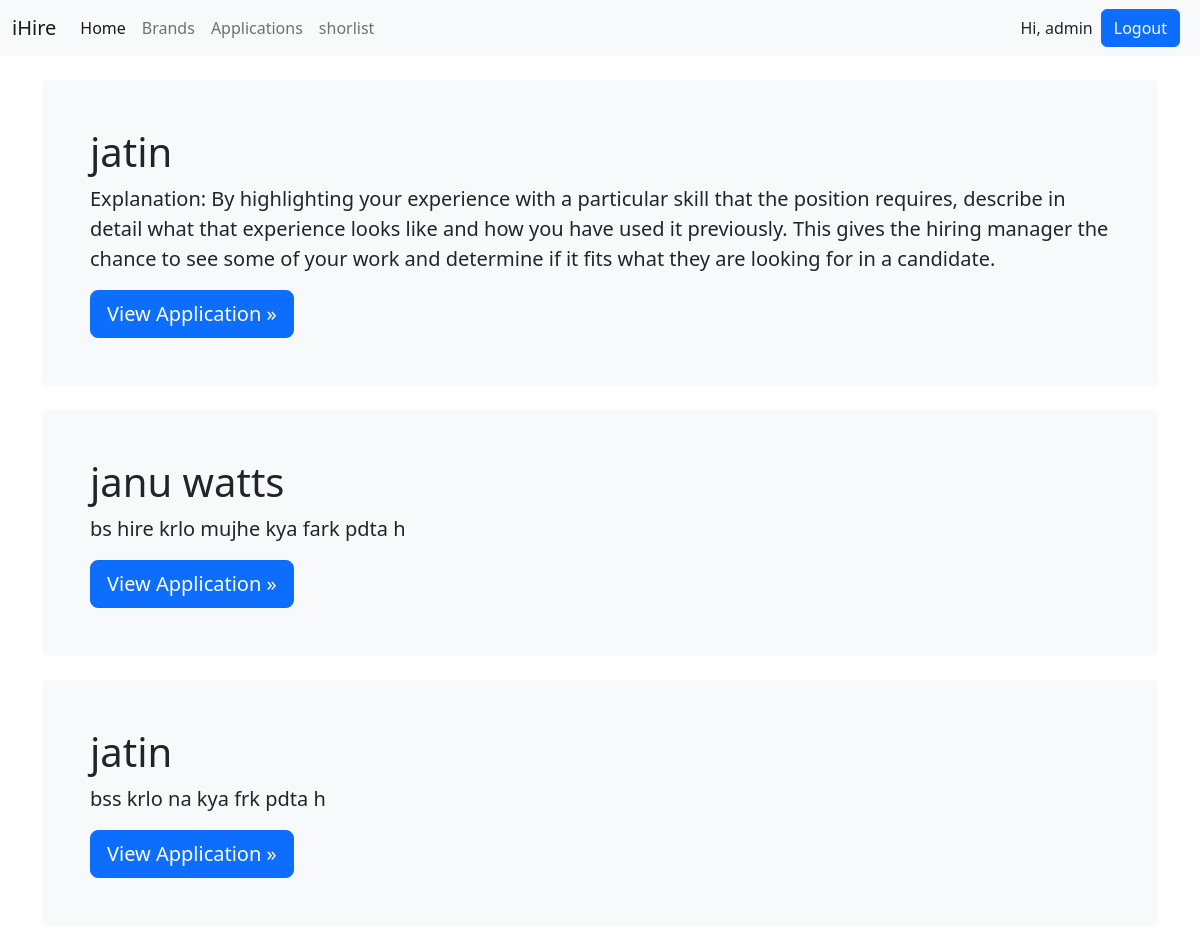
Page /applications.php (signed in) on the committed database.
### tables this page shows
CREATE TABLE `applications` (
  `application_id` int(8) NOT NULL,
  `applicant_id` int(8) NOT NULL,
  `applied_to_id` int(8) NOT NULL,
  `username` varchar(255) NOT NULL,
  `question` text NOT NULL,
  `links` text NOT NULL,
  `timestamp` datetime NOT NULL DEFAULT current_timestamp()
);

### applications.php (the view, shortened to what this page needs)
<!DOCTYPE html>
<html lang="en">
<head>
    <link href="https://cdn.jsdelivr.net/npm/bootstrap@5.2.0-beta1/dist/css/bootstrap.min.css" rel="stylesheet">
</head>
<body>
    <?php
    include './partials/_header.php';
    include './partials/_dbconnect.php';
    if(isset($_GET['applied_to_id'])){
        $applied_to_id = $_GET['applied_to_id'];
        $sql = "SELECT * FROM `applications` WHERE `applied_to_id`  = '$applied_to_id'";
            $result = mysqli_query($conn, $sql);
        while ($row = mysqli_fetch_assoc($result)){
            echo '<div class="container my-4">
            <div class="bg-light p-5 rounded">
                <h1>' . $row['username'] . '</h1>
                <p class="lead">' . $row['question'] . '</p>
                <a class="btn btn-lg btn-primary" href="/sampleproject/profile.php?applicant_id=' . $row['applicant_id'] . '&applied_to_id='. $row['applied_to_id'] . '" role="button">View Application »</a>
            </div>
            </div>';
        }
    }
    else{
        $id = $_SESSION['brand_by'];
        $sql1 = "SELECT * FROM `brands` WHERE `brand_by` = '$id'";
        $result1 = mysqli_query($conn, $sql1);
        while ($row1 = mysqli_fetch_assoc($result1)){
            $applied_to_id = $row1['brand_id'];
            $sql = "SELECT * FROM `applications` WHERE `applied_to_id`  = '$applied_to_id'";
            $result = mysqli_query($conn, $sql);
        while ($row = mysqli_fetch_assoc($result)){
            echo '<div class="container my-4">
            <div class="bg-light p-5 rounded">
                <h1>' . $row['username'] . '</h1>
                <p class="lead">' . $row['question'] . '</p>
                <a class="btn btn-lg btn-primary" href="/sampleproject/profile.php?applicant_id=' . $row['applicant_id'] . '&applied_to_id='. $row['applied_to_id'] . '" role="button">View Application »</a>
            </div>
            </div>';
        }
        }
    }
    ?>
</body>
</html>

### rows in the picture
applications: username "jatin", question "Explanation: By highlighting your experience with a particular skill that the position requires, describe in detail what that experience looks like and how you have used it previously. This gives the hiring manager the chance to see some of your work and determine if it fits what they are looking for in a candidate."
applications: username "janu watts", question "bs hire krlo mujhe kya fark pdta h"
applications: username "jatin", question "bss krlo na kya frk pdta h"

### other values in the picture
$username "admin"
